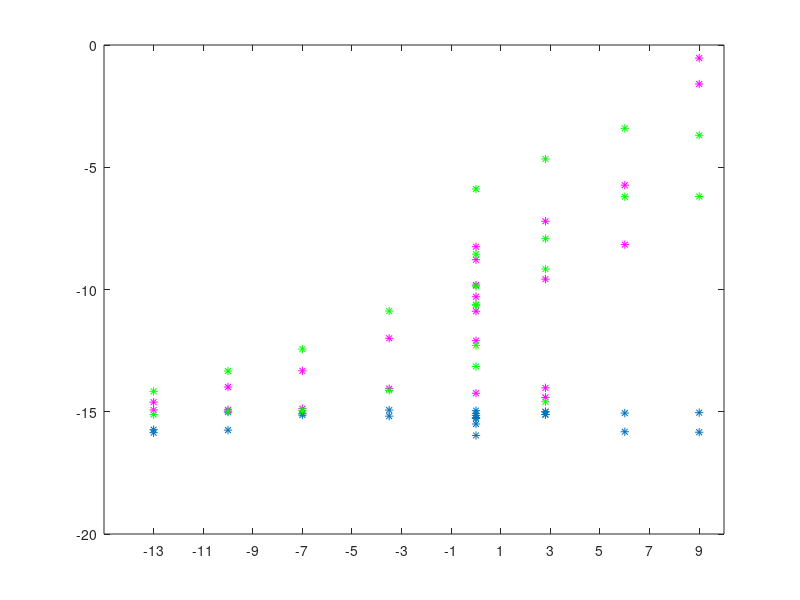

Recreate this plot in MATLAB. (Note: this script raises an error after producing the figure.)
% COPYRIGHT © 2025 FAU
% 
% This MATLAB script is the intellectual property of FAU.
% All rights reserved.
% 
% Redistribution and use in source and binary forms, with or without 
% modification, are permitted provided that the following conditions are met:
% 
% 1. Redistributions of source code must retain the above copyright notice, 
%    this list of conditions, and the following disclaimer.
% 2. Redistributions in binary form must reproduce the above copyright notice, 
%    this list of conditions, and the following disclaimer in the documentation 
%    and/or other materials provided with the distribution.
% 3. Neither the name of FAU nor the names of its 
%    contributors may be used to endorse or promote products derived from 
%    this software without specific prior written permission.
% 
% THIS SOFTWARE IS PROVIDED "AS IS" AND ANY EXPRESS OR IMPLIED WARRANTIES, 
% INCLUDING, BUT NOT LIMITED TO, THE IMPLIED WARRANTIES OF MERCHANTABILITY AND 
% FITNESS FOR A PARTICULAR PURPOSE ARE DISCLAIMED. IN NO EVENT SHALL THE 
% COPYRIGHT HOLDER OR CONTRIBUTORS BE LIABLE FOR ANY DIRECT, INDIRECT, INCIDENTAL, 
% SPECIAL, EXEMPLARY, OR CONSEQUENTIAL DAMAGES (INCLUDING, BUT NOT LIMITED TO, 
% PROCUREMENT OF SUBSTITUTE GOODS OR SERVICES; LOSS OF USE, DATA, OR PROFITS; 
% OR BUSINESS INTERRUPTION) HOWEVER CAUSED AND ON ANY THEORY OF LIABILITY, 
% WHETHER IN CONTRACT, STRICT LIABILITY, OR TORT (INCLUDING NEGLIGENCE OR OTHERWISE) 
% ARISING IN ANY WAY OUT OF THE USE OF THIS SOFTWARE, EVEN IF ADVISED OF THE 
% POSSIBILITY OF SUCH DAMAGE.
%
% Author: Kaarmukilan

clc
clear
close all

% Parameters
jamIndex1 = 1:23;  % Constant Jamming Distance
jamIndex2 = 24:31; % Constant Relative Jamming Power

% Jamming Power (dBm)
% jamPower = [0.1 0.3 0.6 0.1 0.3 0.6 0.2 0.2 0.4 0.4 0.5 0.5 0.7 0.7 0.8 0.8 0.6 0.6 repmat(0.5,1,13)]; % RJP
jamPower = [-13 -7  2.8 -13 -7  2.8 -10 -10 -3.5 -3.5 0 0   6   6   9   9   2.8 2.8 zeros(1,13)];

% Jammind Distance (m)
jamDistance = [repmat(10,1,23) 3 5 7 10 13 16 19 21];

% Load the calculated EVM values

% dB values
load EVM_dB_values.mat 

noJam_dB = EVM_dB_matrix(:,2);
gauss_dB = EVM_dB_matrix(:,3);
sine_dB  = EVM_dB_matrix(:,4);

% % percentage values
% load EVM_rms_values.mat
% 
% noJam_rms = EVM_rms_matrix(:,2);
% gauss_rms = EVM_rms_matrix(:,3);
% sine_rms  = EVM_rms_matrix(:,4);

% Plot
y1_value1 = -14.93;  % EVM threshold for constant Jamming Distance 
y1_value2 = -8;  % EVM threshold for constant Jamming Distance 
y2_value1 = -14.7;   % EVM threshold for constant Relative Jamming Power
y2_value2 = -8;   % EVM threshold for constant Relative Jamming Power

figure;
plot(jamPower(jamIndex1),noJam_dB(jamIndex1),'*');
hold on;
plot(jamPower(jamIndex1),gauss_dB(jamIndex1),'m*');
hold on;
plot(jamPower(jamIndex1),sine_dB(jamIndex1),'g*');
hold on;
xticks(-13:2:10);
yline(y1_value1, '--r', 'LineWidth', 1.5);  
text(max(jamPower)-2.7, y1_value1 + 0.05, [num2str(y1_value1),'dB'], 'VerticalAlignment', 'bottom', 'HorizontalAlignment', 'left', 'FontSize', 11, 'Color','r');
yline(y1_value2, '--r', 'LineWidth', 1.5);  
text(max(jamPower)-1.5, y1_value2, [num2str(y1_value2),'dB'], 'VerticalAlignment', 'bottom', 'HorizontalAlignment', 'left', 'FontSize', 11, 'Color','r');
figName = sprintf('Jamming Power vs EVM (Constant Jamming Distance: 10m)');
title(figName)
xlabel('Jamming Power (dBm)')
ylabel('EVM (dB)')
legend({'No Jam','Gauss','Sine'},'Location','northwest');

figure;
plot(jamDistance(jamIndex2),noJam_dB(jamIndex2),'*');
hold on;
plot(jamDistance(jamIndex2),gauss_dB(jamIndex2),'m*');
hold on;
plot(jamDistance(jamIndex2),sine_dB(jamIndex2),'g*');
hold on;
xticks([1:2:21 22]);
yline(y2_value1, '--r', 'LineWidth', 1.5);  
text(max(jamDistance) -2, y2_value1, [num2str(y2_value1),'dB'], 'VerticalAlignment', 'bottom', 'HorizontalAlignment', 'left', 'FontSize', 11, 'Color','r');
yline(y2_value2, '--r', 'LineWidth', 1.5);  
text(max(jamDistance) -1, y2_value2, [num2str(y2_value2),'dB'], 'VerticalAlignment', 'bottom', 'HorizontalAlignment', 'left', 'FontSize', 11, 'Color','r');
title('Jamming Distance vs EVM (Constant Jamming Power: 0dBm)')
xlabel('Jamming Distance (m)')
ylabel('EVM (dB)')
legend({'No Jam','Gauss','Sine'},'Location','northwest');
axis([0 22 -16 0])
